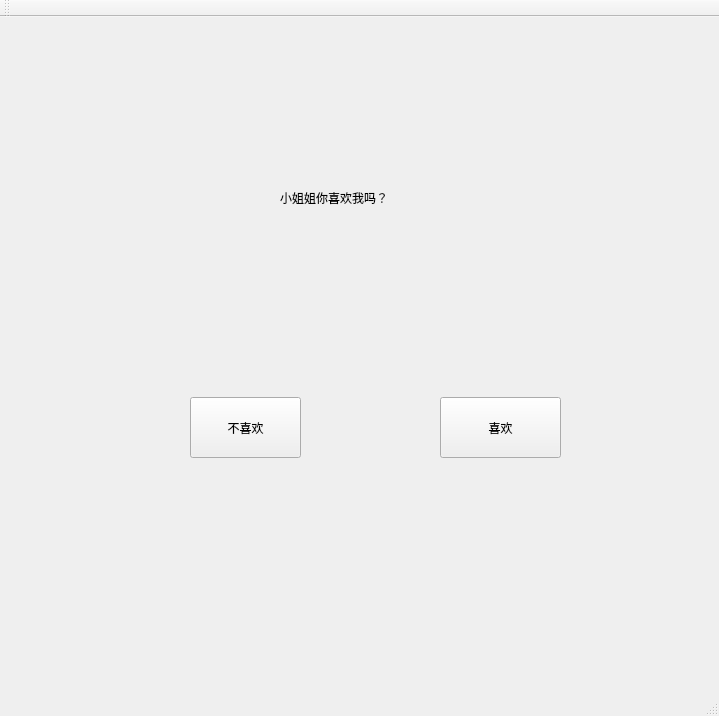
<?xml version="1.0" encoding="UTF-8"?>
<ui version="4.0">
 <class>MainWindow</class>
 <widget class="QMainWindow" name="MainWindow">
  <property name="geometry">
   <rect>
    <x>0</x>
    <y>0</y>
    <width>719</width>
    <height>716</height>
   </rect>
  </property>
  <property name="windowTitle">
   <string>MainWindow</string>
  </property>
  <widget class="QWidget" name="centralWidget">
   <widget class="QPushButton" name="pushButton">
    <property name="geometry">
     <rect>
      <x>190</x>
      <y>380</y>
      <width>111</width>
      <height>61</height>
     </rect>
    </property>
    <property name="text">
     <string>不喜欢</string>
    </property>
   </widget>
   <widget class="QPushButton" name="pushButton_2">
    <property name="geometry">
     <rect>
      <x>440</x>
      <y>380</y>
      <width>121</width>
      <height>61</height>
     </rect>
    </property>
    <property name="text">
     <string>喜欢</string>
    </property>
   </widget>
   <widget class="QLabel" name="label">
    <property name="geometry">
     <rect>
      <x>280</x>
      <y>150</y>
      <width>161</width>
      <height>61</height>
     </rect>
    </property>
    <property name="text">
     <string>小姐姐你喜欢我吗？</string>
    </property>
    <property name="wordWrap">
     <bool>false</bool>
    </property>
   </widget>
  </widget>
  <widget class="QMenuBar" name="menuBar">
   <property name="geometry">
    <rect>
     <x>0</x>
     <y>0</y>
     <width>719</width>
     <height>23</height>
    </rect>
   </property>
  </widget>
  <widget class="QToolBar" name="mainToolBar">
   <attribute name="toolBarArea">
    <enum>TopToolBarArea</enum>
   </attribute>
   <attribute name="toolBarBreak">
    <bool>false</bool>
   </attribute>
  </widget>
  <widget class="QStatusBar" name="statusBar"/>
 </widget>
 <layoutdefault spacing="6" margin="11"/>
 <resources/>
 <connections/>
</ui>
